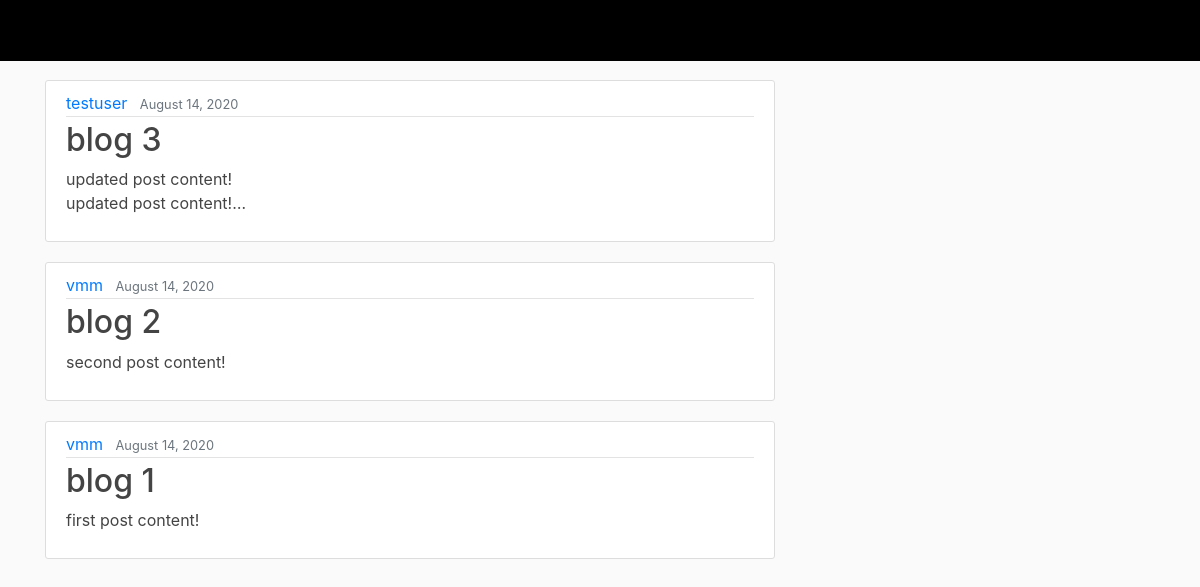
The page / on the database its author committed.
### blog/models.py (models this page shows, shortened)
class Post(models.Model):
    title=models.CharField(max_length=100)
    content=models.TextField()
    date=models.DateTimeField(default=timezone.now)
    author=models.ForeignKey(User,on_delete=models.CASCADE)

### blog/views.py (the view)
# urls.py: path('',views.home,name='blog-home'),
def home(request):
    context={
    'posts':Post.objects.all()
    }
    return render(request, 'blog/home.html', context)

### blog/templates/blog/home.html
{%extends "blog/base.html"%}
{%block content%}
  {% for post in posts %}
<article class="media content-section">
  <div class="media-body">
    <div class="article-metadata">
      <a class="mr-2" href="#">{{ post.author }}</a>
      <small class="text-muted">{{ post.date|date:"F d, Y" }}</small>
    </div>
    <h2><a class="article-title" href="#">{{ post.title }}</a></h2>
    <p class="article-content">{{ post.content }}</p>
  </div>
</article>
  {%endfor %}
{%endblock content%}

### blog/templates/blog/base.html (shortened to what this page needs)
{%load static%}
<!DOCTYPE html>
<html>
<head>
    <link rel="stylesheet" href="https://maxcdn.bootstrapcdn.com/bootstrap/4.0.0/css/bootstrap.min.css">
    <link rel="stylesheet" type="text/css" href="{%static 'blog/main.css' %}">
</head>
<body>
  <header class="site-header">
    <div class="navbar navbar-expand-md navbar-dark bg-steel fixed-top">
      <div class="nav-container">
<span style="font-size:30px;cursor:pointer" onclick="openNav()" class="sidebutton" align="left">&#9776;</span>
      </div>
    </div>
  </header>
<main role="main" class="container">
  <div class="row">
    <div class="col-md-8">
      {% block content %}{% endblock %}
    </div>
  </div>
 </main>
</body>
</html>

### blog/static/blog/main.css (style rules this page uses)
body { background: #fafafa; color: #333333; margin-top: 5rem; }
html, body { width: 100%; height: 100%; }
h1, h2, h3, h4, h5, h6 { color: #444444; }
.bg-steel { background-color: black; }
.nav-container { float: left; color: black; }
.sidebutton { padding-left: 30px; }
.content-section { background: #ffffff; padding: 10px 20px; border: 1px solid #dddddd; border-radius: 3px; margin-bottom: 20px; }
.article-title { color: #444444; }
.article-content { white-space: pre-line; display: -webkit-box; -webkit-box-orient: vertical; -webkit-line-clamp: 2; overflow: hidden; color: #444; }
.article-metadata { padding-bottom: 1px; margin-bottom: 4px; border-bottom: 1px solid #e3e3e3 }

### rows shown on the page
Post: author "testuser", date "August 14, 2020", title "blog 3", content "updated post content! updated post…"
Post: author "vmm", date "August 14, 2020", title "blog 2", content "second post content!"
Post: author "vmm", date "August 14, 2020", title "blog 1", content "first post content!"
